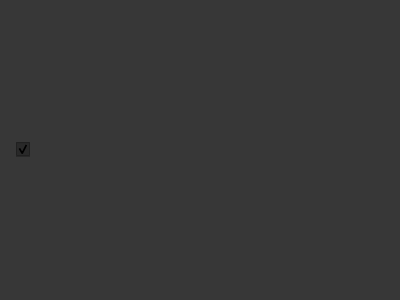
<?xml version="1.0" encoding="UTF-8"?>
<ui version="4.0">
 <class>Form</class>
 <widget class="QWidget" name="Form">
  <property name="geometry">
   <rect>
    <x>0</x>
    <y>0</y>
    <width>400</width>
    <height>300</height>
   </rect>
  </property>
  <property name="windowTitle">
   <string>Form</string>
  </property>
  <property name="styleSheet">
   <string notr="true">background-color: rgb(55, 55, 55);</string>
  </property>
  <layout class="QHBoxLayout" name="horizontalLayout">
   <property name="spacing">
    <number>0</number>
   </property>
   <property name="leftMargin">
    <number>8</number>
   </property>
   <property name="topMargin">
    <number>4</number>
   </property>
   <property name="rightMargin">
    <number>8</number>
   </property>
   <property name="bottomMargin">
    <number>4</number>
   </property>
   <item>
    <widget class="QWidget" name="widget" native="true">
     <property name="sizePolicy">
      <sizepolicy hsizetype="Fixed" vsizetype="Fixed">
       <horstretch>0</horstretch>
       <verstretch>0</verstretch>
      </sizepolicy>
     </property>
     <layout class="QVBoxLayout" name="verticalLayout_2">
      <property name="spacing">
       <number>0</number>
      </property>
      <property name="leftMargin">
       <number>8</number>
      </property>
      <property name="topMargin">
       <number>8</number>
      </property>
      <property name="rightMargin">
       <number>8</number>
      </property>
      <property name="bottomMargin">
       <number>8</number>
      </property>
      <item>
       <widget class="QCheckBox" name="Enabled">
        <property name="sizePolicy">
         <sizepolicy hsizetype="Fixed" vsizetype="Fixed">
          <horstretch>0</horstretch>
          <verstretch>0</verstretch>
         </sizepolicy>
        </property>
        <property name="styleSheet">
         <string notr="true">background-color: rgb(41, 41, 41);</string>
        </property>
        <property name="text">
         <string/>
        </property>
        <property name="checked">
         <bool>true</bool>
        </property>
       </widget>
      </item>
     </layout>
    </widget>
   </item>
   <item>
    <widget class="QWidget" name="widget_2" native="true">
     <layout class="QVBoxLayout" name="verticalLayout">
      <property name="spacing">
       <number>4</number>
      </property>
      <property name="leftMargin">
       <number>8</number>
      </property>
      <property name="topMargin">
       <number>0</number>
      </property>
      <property name="rightMargin">
       <number>8</number>
      </property>
      <property name="bottomMargin">
       <number>0</number>
      </property>
      <item>
       <widget class="QLabel" name="NameLabel">
        <property name="font">
         <font>
          <weight>75</weight>
          <bold>true</bold>
         </font>
        </property>
        <property name="text">
         <string/>
        </property>
       </widget>
      </item>
      <item>
       <widget class="QLabel" name="InfoLabel">
        <property name="text">
         <string/>
        </property>
       </widget>
      </item>
      <item>
       <widget class="QLabel" name="PathLabel">
        <property name="text">
         <string/>
        </property>
        <property name="textInteractionFlags">
         <set>Qt::LinksAccessibleByMouse|Qt::TextSelectableByKeyboard|Qt::TextSelectableByMouse</set>
        </property>
       </widget>
      </item>
     </layout>
    </widget>
   </item>
  </layout>
 </widget>
 <resources/>
 <connections/>
</ui>
